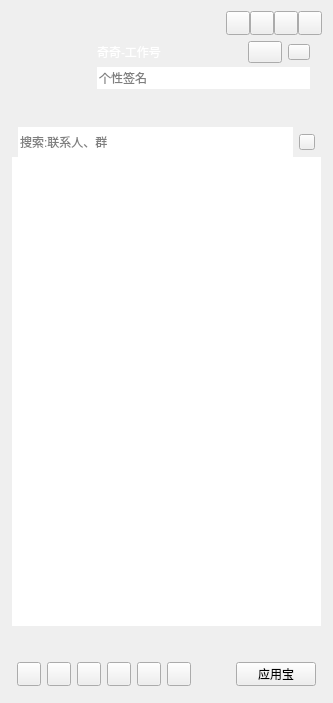
<?xml version="1.0" encoding="UTF-8"?>
<ui version="4.0">
 <class>CCMainWindowClass</class>
 <widget class="QWidget" name="CCMainWindowClass">
  <property name="geometry">
   <rect>
    <x>0</x>
    <y>0</y>
    <width>333</width>
    <height>703</height>
   </rect>
  </property>
  <property name="windowTitle">
   <string>CCMainWindow</string>
  </property>
  <layout class="QVBoxLayout" name="verticalLayout_6">
   <item>
    <widget class="QWidget" name="titleWidget" native="true">
     <property name="sizePolicy">
      <sizepolicy hsizetype="Expanding" vsizetype="Preferred">
       <horstretch>0</horstretch>
       <verstretch>0</verstretch>
      </sizepolicy>
     </property>
     <property name="titleskin" stdset="0">
      <bool>true</bool>
     </property>
     <layout class="QVBoxLayout" name="verticalLayout_2">
      <property name="spacing">
       <number>0</number>
      </property>
      <property name="leftMargin">
       <number>0</number>
      </property>
      <property name="topMargin">
       <number>0</number>
      </property>
      <property name="rightMargin">
       <number>0</number>
      </property>
      <property name="bottomMargin">
       <number>0</number>
      </property>
      <item>
       <layout class="QHBoxLayout" name="horizontalLayout">
        <property name="spacing">
         <number>0</number>
        </property>
        <property name="leftMargin">
         <number>12</number>
        </property>
        <item>
         <widget class="QLabel" name="titleIcon">
          <property name="sizePolicy">
           <sizepolicy hsizetype="Fixed" vsizetype="Fixed">
            <horstretch>0</horstretch>
            <verstretch>0</verstretch>
           </sizepolicy>
          </property>
          <property name="minimumSize">
           <size>
            <width>42</width>
            <height>18</height>
           </size>
          </property>
          <property name="maximumSize">
           <size>
            <width>42</width>
            <height>18</height>
           </size>
          </property>
          <property name="text">
           <string/>
          </property>
         </widget>
        </item>
        <item>
         <spacer name="horizontalSpacer">
          <property name="orientation">
           <enum>Qt::Horizontal</enum>
          </property>
          <property name="sizeHint" stdset="0">
           <size>
            <width>40</width>
            <height>20</height>
           </size>
          </property>
         </spacer>
        </item>
        <item>
         <widget class="QPushButton" name="palcehold1">
          <property name="sizePolicy">
           <sizepolicy hsizetype="Fixed" vsizetype="Fixed">
            <horstretch>0</horstretch>
            <verstretch>0</verstretch>
           </sizepolicy>
          </property>
          <property name="minimumSize">
           <size>
            <width>24</width>
            <height>24</height>
           </size>
          </property>
          <property name="maximumSize">
           <size>
            <width>24</width>
            <height>24</height>
           </size>
          </property>
          <property name="text">
           <string/>
          </property>
         </widget>
        </item>
        <item>
         <widget class="QPushButton" name="placehold2">
          <property name="sizePolicy">
           <sizepolicy hsizetype="Fixed" vsizetype="Fixed">
            <horstretch>0</horstretch>
            <verstretch>0</verstretch>
           </sizepolicy>
          </property>
          <property name="minimumSize">
           <size>
            <width>24</width>
            <height>24</height>
           </size>
          </property>
          <property name="maximumSize">
           <size>
            <width>24</width>
            <height>24</height>
           </size>
          </property>
          <property name="text">
           <string/>
          </property>
         </widget>
        </item>
        <item>
         <widget class="QPushButton" name="sysmin">
          <property name="sizePolicy">
           <sizepolicy hsizetype="Fixed" vsizetype="Fixed">
            <horstretch>0</horstretch>
            <verstretch>0</verstretch>
           </sizepolicy>
          </property>
          <property name="minimumSize">
           <size>
            <width>24</width>
            <height>24</height>
           </size>
          </property>
          <property name="maximumSize">
           <size>
            <width>24</width>
            <height>24</height>
           </size>
          </property>
          <property name="text">
           <string/>
          </property>
         </widget>
        </item>
        <item>
         <widget class="QPushButton" name="sysclose">
          <property name="sizePolicy">
           <sizepolicy hsizetype="Fixed" vsizetype="Fixed">
            <horstretch>0</horstretch>
            <verstretch>0</verstretch>
           </sizepolicy>
          </property>
          <property name="minimumSize">
           <size>
            <width>24</width>
            <height>24</height>
           </size>
          </property>
          <property name="maximumSize">
           <size>
            <width>24</width>
            <height>24</height>
           </size>
          </property>
          <property name="text">
           <string/>
          </property>
         </widget>
        </item>
       </layout>
      </item>
      <item>
       <layout class="QHBoxLayout" name="horizontalLayout_3">
        <property name="spacing">
         <number>6</number>
        </property>
        <property name="leftMargin">
         <number>12</number>
        </property>
        <property name="topMargin">
         <number>6</number>
        </property>
        <property name="rightMargin">
         <number>12</number>
        </property>
        <property name="bottomMargin">
         <number>6</number>
        </property>
        <item>
         <widget class="QLabel" name="headLabel">
          <property name="sizePolicy">
           <sizepolicy hsizetype="Fixed" vsizetype="Fixed">
            <horstretch>0</horstretch>
            <verstretch>0</verstretch>
           </sizepolicy>
          </property>
          <property name="minimumSize">
           <size>
            <width>68</width>
            <height>68</height>
           </size>
          </property>
          <property name="maximumSize">
           <size>
            <width>68</width>
            <height>68</height>
           </size>
          </property>
          <property name="text">
           <string/>
          </property>
         </widget>
        </item>
        <item>
         <layout class="QVBoxLayout" name="verticalLayout">
          <property name="spacing">
           <number>4</number>
          </property>
          <item>
           <layout class="QHBoxLayout" name="horizontalLayout_2">
            <item>
             <widget class="QLabel" name="nameLabel">
              <property name="minimumSize">
               <size>
                <width>0</width>
                <height>22</height>
               </size>
              </property>
              <property name="maximumSize">
               <size>
                <width>16777215</width>
                <height>22</height>
               </size>
              </property>
              <property name="styleSheet">
               <string notr="true">color:rgb(255,255,255);
font:75 12pt &quot;微软雅黑&quot;;</string>
              </property>
              <property name="text">
               <string>奇奇-工作号</string>
              </property>
             </widget>
            </item>
            <item>
             <widget class="QPushButton" name="stausBtn">
              <property name="sizePolicy">
               <sizepolicy hsizetype="Fixed" vsizetype="Fixed">
                <horstretch>0</horstretch>
                <verstretch>0</verstretch>
               </sizepolicy>
              </property>
              <property name="minimumSize">
               <size>
                <width>34</width>
                <height>22</height>
               </size>
              </property>
              <property name="maximumSize">
               <size>
                <width>34</width>
                <height>22</height>
               </size>
              </property>
              <property name="text">
               <string/>
              </property>
              <property name="hasborder" stdset="0">
               <bool>true</bool>
              </property>
             </widget>
            </item>
            <item>
             <widget class="QPushButton" name="levelBtn">
              <property name="sizePolicy">
               <sizepolicy hsizetype="Fixed" vsizetype="Fixed">
                <horstretch>0</horstretch>
                <verstretch>0</verstretch>
               </sizepolicy>
              </property>
              <property name="minimumSize">
               <size>
                <width>22</width>
                <height>16</height>
               </size>
              </property>
              <property name="maximumSize">
               <size>
                <width>22</width>
                <height>16</height>
               </size>
              </property>
              <property name="text">
               <string/>
              </property>
              <property name="hasborder" stdset="0">
               <bool>true</bool>
              </property>
             </widget>
            </item>
           </layout>
          </item>
          <item>
           <widget class="QLineEdit" name="lineEdit">
            <property name="minimumSize">
             <size>
              <width>0</width>
              <height>22</height>
             </size>
            </property>
            <property name="maximumSize">
             <size>
              <width>16777215</width>
              <height>22</height>
             </size>
            </property>
            <property name="frame">
             <bool>false</bool>
            </property>
            <property name="placeholderText">
             <string>个性签名</string>
            </property>
           </widget>
          </item>
          <item>
           <widget class="QWidget" name="appWidget" native="true">
            <property name="sizePolicy">
             <sizepolicy hsizetype="Expanding" vsizetype="Fixed">
              <horstretch>0</horstretch>
              <verstretch>0</verstretch>
             </sizepolicy>
            </property>
            <property name="minimumSize">
             <size>
              <width>0</width>
              <height>22</height>
             </size>
            </property>
            <property name="maximumSize">
             <size>
              <width>16777215</width>
              <height>22</height>
             </size>
            </property>
           </widget>
          </item>
         </layout>
        </item>
       </layout>
      </item>
     </layout>
    </widget>
   </item>
   <item>
    <widget class="QWidget" name="widget" native="true">
     <property name="sizePolicy">
      <sizepolicy hsizetype="Expanding" vsizetype="Expanding">
       <horstretch>0</horstretch>
       <verstretch>0</verstretch>
      </sizepolicy>
     </property>
     <layout class="QVBoxLayout" name="verticalLayout_4">
      <property name="spacing">
       <number>0</number>
      </property>
      <property name="leftMargin">
       <number>1</number>
      </property>
      <property name="topMargin">
       <number>0</number>
      </property>
      <property name="rightMargin">
       <number>1</number>
      </property>
      <property name="bottomMargin">
       <number>0</number>
      </property>
      <item>
       <widget class="QWidget" name="searchWidget" native="true">
        <property name="sizePolicy">
         <sizepolicy hsizetype="Expanding" vsizetype="Fixed">
          <horstretch>0</horstretch>
          <verstretch>0</verstretch>
         </sizepolicy>
        </property>
        <property name="minimumSize">
         <size>
          <width>0</width>
          <height>30</height>
         </size>
        </property>
        <property name="maximumSize">
         <size>
          <width>16777215</width>
          <height>30</height>
         </size>
        </property>
        <layout class="QHBoxLayout" name="horizontalLayout_4">
         <property name="spacing">
          <number>6</number>
         </property>
         <property name="leftMargin">
          <number>6</number>
         </property>
         <property name="topMargin">
          <number>0</number>
         </property>
         <property name="rightMargin">
          <number>6</number>
         </property>
         <property name="bottomMargin">
          <number>0</number>
         </property>
         <item>
          <widget class="QLineEdit" name="searchLineEdit">
           <property name="minimumSize">
            <size>
             <width>0</width>
             <height>30</height>
            </size>
           </property>
           <property name="maximumSize">
            <size>
             <width>16777215</width>
             <height>30</height>
            </size>
           </property>
           <property name="frame">
            <bool>false</bool>
           </property>
           <property name="placeholderText">
            <string>搜索:联系人、群</string>
           </property>
          </widget>
         </item>
         <item>
          <widget class="QPushButton" name="searchBtn">
           <property name="sizePolicy">
            <sizepolicy hsizetype="Fixed" vsizetype="Fixed">
             <horstretch>0</horstretch>
             <verstretch>0</verstretch>
            </sizepolicy>
           </property>
           <property name="minimumSize">
            <size>
             <width>16</width>
             <height>16</height>
            </size>
           </property>
           <property name="maximumSize">
            <size>
             <width>16</width>
             <height>16</height>
            </size>
           </property>
           <property name="text">
            <string/>
           </property>
          </widget>
         </item>
        </layout>
       </widget>
      </item>
      <item>
       <widget class="QScrollArea" name="scrollArea">
        <property name="frameShape">
         <enum>QFrame::NoFrame</enum>
        </property>
        <property name="widgetResizable">
         <bool>true</bool>
        </property>
        <widget class="QWidget" name="scrollAreaWidgetContents">
         <property name="geometry">
          <rect>
           <x>0</x>
           <y>0</y>
           <width>309</width>
           <height>461</height>
          </rect>
         </property>
         <property name="sizePolicy">
          <sizepolicy hsizetype="Expanding" vsizetype="Ignored">
           <horstretch>0</horstretch>
           <verstretch>0</verstretch>
          </sizepolicy>
         </property>
         <layout class="QVBoxLayout" name="verticalLayout_3">
          <property name="spacing">
           <number>0</number>
          </property>
          <property name="leftMargin">
           <number>0</number>
          </property>
          <property name="topMargin">
           <number>0</number>
          </property>
          <property name="rightMargin">
           <number>0</number>
          </property>
          <property name="bottomMargin">
           <number>0</number>
          </property>
          <item>
           <widget class="QTreeWidget" name="treeWidget">
            <property name="frameShape">
             <enum>QFrame::NoFrame</enum>
            </property>
            <property name="verticalScrollBarPolicy">
             <enum>Qt::ScrollBarAlwaysOff</enum>
            </property>
            <property name="horizontalScrollBarPolicy">
             <enum>Qt::ScrollBarAlwaysOff</enum>
            </property>
            <property name="editTriggers">
             <set>QAbstractItemView::AllEditTriggers</set>
            </property>
            <property name="indentation">
             <number>0</number>
            </property>
            <property name="headerHidden">
             <bool>true</bool>
            </property>
            <property name="expandsOnDoubleClick">
             <bool>false</bool>
            </property>
            <column>
             <property name="text">
              <string notr="true">1</string>
             </property>
            </column>
           </widget>
          </item>
         </layout>
        </widget>
       </widget>
      </item>
     </layout>
    </widget>
   </item>
   <item>
    <widget class="QWidget" name="bottomWidget" native="true">
     <property name="sizePolicy">
      <sizepolicy hsizetype="Expanding" vsizetype="Fixed">
       <horstretch>0</horstretch>
       <verstretch>0</verstretch>
      </sizepolicy>
     </property>
     <property name="minimumSize">
      <size>
       <width>0</width>
       <height>60</height>
      </size>
     </property>
     <property name="maximumSize">
      <size>
       <width>16777215</width>
       <height>60</height>
      </size>
     </property>
     <property name="bottomskin" stdset="0">
      <bool>true</bool>
     </property>
     <layout class="QVBoxLayout" name="verticalLayout_5" stretch="1,1">
      <property name="spacing">
       <number>6</number>
      </property>
      <property name="leftMargin">
       <number>6</number>
      </property>
      <property name="topMargin">
       <number>6</number>
      </property>
      <property name="rightMargin">
       <number>6</number>
      </property>
      <property name="bottomMargin">
       <number>6</number>
      </property>
      <item>
       <layout class="QHBoxLayout" name="bottomLayout_up"/>
      </item>
      <item>
       <layout class="QHBoxLayout" name="horizontalLayout_5">
        <property name="spacing">
         <number>6</number>
        </property>
        <item>
         <widget class="QPushButton" name="bottomBtn_1">
          <property name="sizePolicy">
           <sizepolicy hsizetype="Fixed" vsizetype="Fixed">
            <horstretch>0</horstretch>
            <verstretch>0</verstretch>
           </sizepolicy>
          </property>
          <property name="minimumSize">
           <size>
            <width>24</width>
            <height>24</height>
           </size>
          </property>
          <property name="maximumSize">
           <size>
            <width>24</width>
            <height>24</height>
           </size>
          </property>
          <property name="text">
           <string/>
          </property>
         </widget>
        </item>
        <item>
         <widget class="QPushButton" name="bottomBtn_2">
          <property name="sizePolicy">
           <sizepolicy hsizetype="Fixed" vsizetype="Fixed">
            <horstretch>0</horstretch>
            <verstretch>0</verstretch>
           </sizepolicy>
          </property>
          <property name="minimumSize">
           <size>
            <width>24</width>
            <height>24</height>
           </size>
          </property>
          <property name="maximumSize">
           <size>
            <width>24</width>
            <height>24</height>
           </size>
          </property>
          <property name="text">
           <string/>
          </property>
         </widget>
        </item>
        <item>
         <widget class="QPushButton" name="bottomBtn_3">
          <property name="sizePolicy">
           <sizepolicy hsizetype="Fixed" vsizetype="Fixed">
            <horstretch>0</horstretch>
            <verstretch>0</verstretch>
           </sizepolicy>
          </property>
          <property name="minimumSize">
           <size>
            <width>24</width>
            <height>24</height>
           </size>
          </property>
          <property name="maximumSize">
           <size>
            <width>24</width>
            <height>24</height>
           </size>
          </property>
          <property name="text">
           <string/>
          </property>
         </widget>
        </item>
        <item>
         <widget class="QPushButton" name="bottomBtn_4">
          <property name="sizePolicy">
           <sizepolicy hsizetype="Fixed" vsizetype="Fixed">
            <horstretch>0</horstretch>
            <verstretch>0</verstretch>
           </sizepolicy>
          </property>
          <property name="minimumSize">
           <size>
            <width>24</width>
            <height>24</height>
           </size>
          </property>
          <property name="maximumSize">
           <size>
            <width>24</width>
            <height>24</height>
           </size>
          </property>
          <property name="text">
           <string/>
          </property>
         </widget>
        </item>
        <item>
         <widget class="QPushButton" name="bottomBtn_5">
          <property name="sizePolicy">
           <sizepolicy hsizetype="Fixed" vsizetype="Fixed">
            <horstretch>0</horstretch>
            <verstretch>0</verstretch>
           </sizepolicy>
          </property>
          <property name="minimumSize">
           <size>
            <width>24</width>
            <height>24</height>
           </size>
          </property>
          <property name="maximumSize">
           <size>
            <width>24</width>
            <height>24</height>
           </size>
          </property>
          <property name="text">
           <string/>
          </property>
         </widget>
        </item>
        <item>
         <widget class="QPushButton" name="bottomBtn_6">
          <property name="sizePolicy">
           <sizepolicy hsizetype="Fixed" vsizetype="Fixed">
            <horstretch>0</horstretch>
            <verstretch>0</verstretch>
           </sizepolicy>
          </property>
          <property name="minimumSize">
           <size>
            <width>24</width>
            <height>24</height>
           </size>
          </property>
          <property name="maximumSize">
           <size>
            <width>24</width>
            <height>24</height>
           </size>
          </property>
          <property name="text">
           <string/>
          </property>
         </widget>
        </item>
        <item>
         <spacer name="horizontalSpacer_2">
          <property name="orientation">
           <enum>Qt::Horizontal</enum>
          </property>
          <property name="sizeHint" stdset="0">
           <size>
            <width>18</width>
            <height>20</height>
           </size>
          </property>
         </spacer>
        </item>
        <item>
         <widget class="QPushButton" name="bottomBtn_7">
          <property name="sizePolicy">
           <sizepolicy hsizetype="Preferred" vsizetype="Fixed">
            <horstretch>0</horstretch>
            <verstretch>0</verstretch>
           </sizepolicy>
          </property>
          <property name="minimumSize">
           <size>
            <width>24</width>
            <height>24</height>
           </size>
          </property>
          <property name="maximumSize">
           <size>
            <width>86</width>
            <height>24</height>
           </size>
          </property>
          <property name="text">
           <string>应用宝</string>
          </property>
         </widget>
        </item>
       </layout>
      </item>
     </layout>
    </widget>
   </item>
  </layout>
 </widget>
 <layoutdefault spacing="6" margin="11"/>
 <resources>
  <include location="CCMainWindow.qrc"/>
 </resources>
 <connections/>
</ui>
